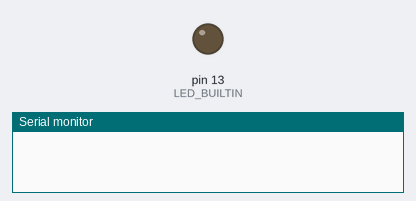
This sketch was run on a simulated Arduino Uno, built with avr-gcc and run on an emulated ATmega328P. On the bench: output pins drawn as LEDs (lit = HIGH), the last lines printed to the serial monitor. Random numbers use the default seed unless the sketch sets one.

Above: at 2.5 s.
At 5.05 s:
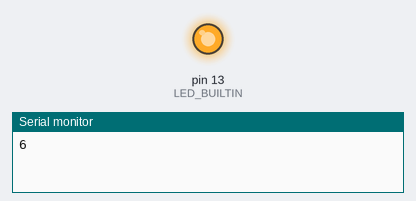
Timing chart, 0 to 6.6 s (numbered marks = the images above):
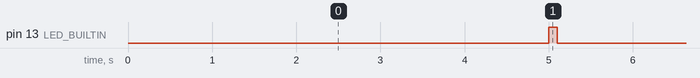

Measured:
- by itself, pin 13 (LED_BUILTIN): alternates HIGH for 0.10 s and LOW for 5.0 s

The sketch:

basic_random.ino
```cpp
void setup() {
  Serial.begin(9600);
  randomSeed(analogRead(0));
  pinMode(LED_BUILTIN, OUTPUT);
}

void loop() {
  delay(5000);
  Serial.println(random(1, 100));
  digitalWrite(LED_BUILTIN, HIGH);
  delay(100);
  digitalWrite(LED_BUILTIN, LOW);
}
```
